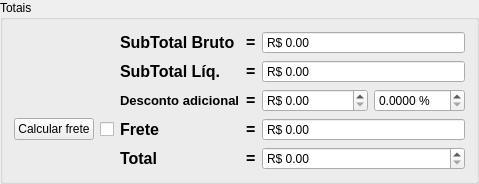
        <widget class="QGroupBox" name="groupBox_3">
         <property name="sizePolicy">
          <sizepolicy hsizetype="Fixed" vsizetype="Preferred">
           <horstretch>0</horstretch>
           <verstretch>0</verstretch>
          </sizepolicy>
         </property>
         <property name="title">
          <string>Totais</string>
         </property>
         <layout class="QGridLayout" name="gridLayout">
          <item row="3" column="1">
           <widget class="QPushButton" name="pushButtonCalcularFrete">
            <property name="text">
             <string>Calcular frete</string>
            </property>
           </widget>
          </item>
          <item row="0" column="3">
           <widget class="QLabel" name="labelSubTotalBruto">
            <property name="font">
             <font>
              <pointsize>12</pointsize>
              <weight>75</weight>
              <bold>true</bold>
             </font>
            </property>
            <property name="text">
             <string>SubTotal Bruto</string>
            </property>
            <property name="alignment">
             <set>Qt::AlignLeading|Qt::AlignLeft|Qt::AlignVCenter</set>
            </property>
           </widget>
          </item>
          <item row="0" column="4">
           <widget class="QLabel" name="label_6">
            <property name="font">
             <font>
              <pointsize>12</pointsize>
              <weight>75</weight>
              <bold>true</bold>
             </font>
            </property>
            <property name="text">
             <string>=</string>
            </property>
           </widget>
          </item>
          <item row="2" column="4">
           <widget class="QLabel" name="label_11">
            <property name="font">
             <font>
              <pointsize>12</pointsize>
              <weight>75</weight>
              <bold>true</bold>
             </font>
            </property>
            <property name="text">
             <string>=</string>
            </property>
           </widget>
          </item>
          <item row="2" column="3">
           <widget class="QLabel" name="labelDescontoGlobal">
            <property name="sizePolicy">
             <sizepolicy hsizetype="Fixed" vsizetype="Preferred">
              <horstretch>0</horstretch>
              <verstretch>0</verstretch>
             </sizepolicy>
            </property>
            <property name="font">
             <font>
              <pointsize>10</pointsize>
              <weight>75</weight>
              <bold>true</bold>
             </font>
            </property>
            <property name="text">
             <string>Desconto adicional</string>
            </property>
           </widget>
          </item>
          <item row="1" column="3">
           <widget class="QLabel" name="labelSubTotalLiq">
            <property name="font">
             <font>
              <pointsize>12</pointsize>
              <weight>75</weight>
              <bold>true</bold>
             </font>
            </property>
            <property name="text">
             <string>SubTotal Líq.</string>
            </property>
            <property name="alignment">
             <set>Qt::AlignLeading|Qt::AlignLeft|Qt::AlignVCenter</set>
            </property>
           </widget>
          </item>
          <item row="1" column="4">
           <widget class="QLabel" name="label_5">
            <property name="font">
             <font>
              <pointsize>12</pointsize>
              <weight>75</weight>
              <bold>true</bold>
             </font>
            </property>
            <property name="text">
             <string>=</string>
            </property>
           </widget>
          </item>
          <item row="3" column="4">
           <widget class="QLabel" name="label_3">
            <property name="font">
             <font>
              <pointsize>12</pointsize>
              <weight>75</weight>
              <bold>true</bold>
             </font>
            </property>
            <property name="text">
             <string>=</string>
            </property>
           </widget>
          </item>
          <item row="2" column="5">
           <widget class="QDoubleSpinBox" name="doubleSpinBoxDescontoGlobalReais">
            <property name="sizePolicy">
             <sizepolicy hsizetype="Preferred" vsizetype="Fixed">
              <horstretch>0</horstretch>
              <verstretch>0</verstretch>
             </sizepolicy>
            </property>
            <property name="toolTip">
             <string>&lt;html&gt;&lt;head/&gt;&lt;body&gt;&lt;p&gt;Desconto sobre todo o orçamento.&lt;/p&gt;&lt;/body&gt;&lt;/html&gt;</string>
            </property>
            <property name="correctionMode">
             <enum>QAbstractSpinBox::CorrectToNearestValue</enum>
            </property>
            <property name="showGroupSeparator" stdset="0">
             <bool>true</bool>
            </property>
            <property name="prefix">
             <string>R$ </string>
            </property>
            <property name="maximum">
             <double>9999999.000000000000000</double>
            </property>
           </widget>
          </item>
          <item row="2" column="6">
           <widget class="QDoubleSpinBox" name="doubleSpinBoxDescontoGlobal">
            <property name="sizePolicy">
             <sizepolicy hsizetype="Preferred" vsizetype="Fixed">
              <horstretch>0</horstretch>
              <verstretch>0</verstretch>
             </sizepolicy>
            </property>
            <property name="toolTip">
             <string>&lt;html&gt;&lt;head/&gt;&lt;body&gt;&lt;p&gt;Desconto percentual sobre todo o orçamento.&lt;/p&gt;&lt;/body&gt;&lt;/html&gt;</string>
            </property>
            <property name="suffix">
             <string> %</string>
            </property>
            <property name="decimals">
             <number>4</number>
            </property>
            <property name="maximum">
             <double>100.000000000000000</double>
            </property>
           </widget>
          </item>
          <item row="3" column="3">
           <widget class="QLabel" name="labelFrete">
            <property name="sizePolicy">
             <sizepolicy hsizetype="Preferred" vsizetype="Preferred">
              <horstretch>0</horstretch>
              <verstretch>0</verstretch>
             </sizepolicy>
            </property>
            <property name="font">
             <font>
              <pointsize>12</pointsize>
              <weight>75</weight>
              <bold>true</bold>
             </font>
            </property>
            <property name="text">
             <string>Frete</string>
            </property>
            <property name="alignment">
             <set>Qt::AlignLeading|Qt::AlignLeft|Qt::AlignVCenter</set>
            </property>
           </widget>
          </item>
          <item row="4" column="4">
           <widget class="QLabel" name="label_4">
            <property name="font">
             <font>
              <pointsize>12</pointsize>
              <weight>75</weight>
              <bold>true</bold>
             </font>
            </property>
            <property name="text">
             <string>=</string>
            </property>
           </widget>
          </item>
          <item row="4" column="3">
           <widget class="QLabel" name="labelTotal">
            <property name="font">
             <font>
              <pointsize>12</pointsize>
              <weight>75</weight>
              <bold>true</bold>
             </font>
            </property>
            <property name="text">
             <string>Total</string>
            </property>
            <property name="alignment">
             <set>Qt::AlignLeading|Qt::AlignLeft|Qt::AlignVCenter</set>
            </property>
           </widget>
          </item>
          <item row="0" column="5" colspan="2">
           <widget class="QDoubleSpinBox" name="doubleSpinBoxSubTotalBruto">
            <property name="toolTip">
             <string>&lt;html&gt;&lt;head/&gt;&lt;body&gt;&lt;p&gt;Sub-total bruto é o total do valor dos itens, &lt;span style=&quot; font-weight:600;&quot;&gt;sem nenhum desconto&lt;/span&gt;.&lt;/p&gt;&lt;/body&gt;&lt;/html&gt;</string>
            </property>
            <property name="frame">
             <bool>true</bool>
            </property>
            <property name="readOnly">
             <bool>true</bool>
            </property>
            <property name="buttonSymbols">
             <enum>QAbstractSpinBox::NoButtons</enum>
            </property>
            <property name="correctionMode">
             <enum>QAbstractSpinBox::CorrectToNearestValue</enum>
            </property>
            <property name="keyboardTracking">
             <bool>false</bool>
            </property>
            <property name="showGroupSeparator" stdset="0">
             <bool>true</bool>
            </property>
            <property name="prefix">
             <string>R$ </string>
            </property>
            <property name="maximum">
             <double>9999999.000000000000000</double>
            </property>
           </widget>
          </item>
          <item row="1" column="5" colspan="2">
           <widget class="QDoubleSpinBox" name="doubleSpinBoxSubTotalLiq">
            <property name="toolTip">
             <string>&lt;html&gt;&lt;head/&gt;&lt;body&gt;&lt;p&gt;Sub-total líq. do orçamento é o subtotal dos itens com desconto&lt;/p&gt;&lt;/body&gt;&lt;/html&gt;</string>
            </property>
            <property name="frame">
             <bool>true</bool>
            </property>
            <property name="readOnly">
             <bool>true</bool>
            </property>
            <property name="buttonSymbols">
             <enum>QAbstractSpinBox::NoButtons</enum>
            </property>
            <property name="correctionMode">
             <enum>QAbstractSpinBox::CorrectToNearestValue</enum>
            </property>
            <property name="keyboardTracking">
             <bool>false</bool>
            </property>
            <property name="showGroupSeparator" stdset="0">
             <bool>true</bool>
            </property>
            <property name="prefix">
             <string>R$ </string>
            </property>
            <property name="maximum">
             <double>9999999.000000000000000</double>
            </property>
           </widget>
          </item>
          <item row="4" column="5" colspan="2">
           <widget class="QDoubleSpinBox" name="doubleSpinBoxTotal">
            <property name="toolTip">
             <string>&lt;html&gt;&lt;head/&gt;&lt;body&gt;&lt;p&gt;Valor total do orçamento, com desconto final.&lt;/p&gt;&lt;/body&gt;&lt;/html&gt;</string>
            </property>
            <property name="wrapping">
             <bool>false</bool>
            </property>
            <property name="correctionMode">
             <enum>QAbstractSpinBox::CorrectToNearestValue</enum>
            </property>
            <property name="showGroupSeparator" stdset="0">
             <bool>true</bool>
            </property>
            <property name="prefix">
             <string>R$ </string>
            </property>
            <property name="maximum">
             <double>9999999.000000000000000</double>
            </property>
           </widget>
          </item>
          <item row="3" column="5" colspan="2">
           <widget class="QDoubleSpinBox" name="doubleSpinBoxFrete">
            <property name="wrapping">
             <bool>false</bool>
            </property>
            <property name="frame">
             <bool>true</bool>
            </property>
            <property name="readOnly">
             <bool>true</bool>
            </property>
            <property name="buttonSymbols">
             <enum>QAbstractSpinBox::NoButtons</enum>
            </property>
            <property name="correctionMode">
             <enum>QAbstractSpinBox::CorrectToNearestValue</enum>
            </property>
            <property name="showGroupSeparator" stdset="0">
             <bool>true</bool>
            </property>
            <property name="prefix">
             <string>R$ </string>
            </property>
            <property name="maximum">
             <double>9999999.000000000000000</double>
            </property>
           </widget>
          </item>
          <item row="3" column="2">
           <widget class="QCheckBox" name="checkBoxFreteManual">
            <property name="sizePolicy">
             <sizepolicy hsizetype="Fixed" vsizetype="Fixed">
              <horstretch>0</horstretch>
              <verstretch>0</verstretch>
             </sizepolicy>
            </property>
            <property name="toolTip">
             <string>&lt;html&gt;&lt;head/&gt;&lt;body&gt;&lt;p&gt;Aperte para habilitar a edição manual do frete.&lt;/p&gt;&lt;/body&gt;&lt;/html&gt;</string>
            </property>
            <property name="text">
             <string/>
            </property>
           </widget>
          </item>
         </layout>
        </widget>
